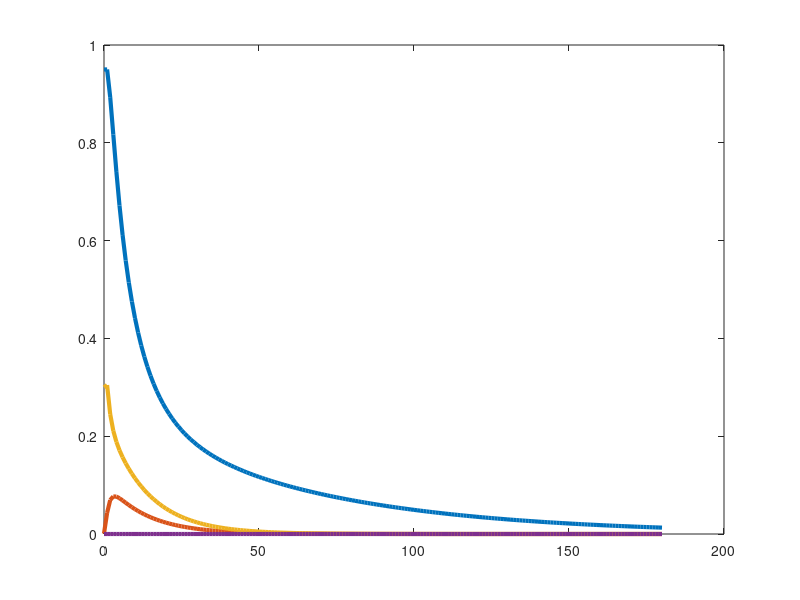

Source code (MATLAB): (Note: this script raises an error after producing the figure.)

clear; clc; close all;

% Parameters
T = 180;                   % Total simulation time (in minutes)
k0 = 0.0165;              % Insulin-independent fractional removal rate
a1 = 0.394;                   % a1 - a6 parameters
a2 = 0.142;                 
a3 = 0.251;
a4 = 0.394;
a5 = (3.15*10^-8)*(7*10^-6);
a6 = 2.8*10^3*(7*10^-6);

% Equilibrium point (upright)
x_bar1 = 0.95;
x_bar3 = 0.3;
x_bar2 = (a2*x_bar3)/a1;
x_bar4 = (a5*x_bar3)/a6;
x_bar = [x_bar1;
         x_bar2;
         x_bar3;
         x_bar4]; 
u_bar = [x_bar1*(k0+x_bar2);
         (a3 + a2*a3*a4 + a5)*(x_bar3)];
y_bar = x_bar1;  

% Initial states (t=0)
x = zeros(4, T+1);
x(:,1) = [0.95; ((0.0165 + (a2/a1)*(x(3)))/0.95)-0.0165; 0.3; 0];
u = zeros(2, T);
u(:,1) = [x(1,1)*(k0+x(2,1)); (a3 + a2*a3*a4 + a5)*(x(3,1))];
y = zeros(1, T+1);
y(:,1) = x(1);

% Simulation loop
for t = 1:T 
    x(1,t+1) = x(1,t) - (k0+x(2,t))*x(1,t) + u(1,t);           % Glucose Concentration
    x(2,t+1) = x(2,t) - a1*x(2,t) + a2*x(3,t);                  % k(t)
    x(3,t+1) = x(3,t) - a3*x(3,t) + a4*x(2,t) + a6*x(4,t) + u(2,t); % i(t)
    x(4,t+1) = x(4,t) - a6*x(4,t) + a5*x(3,t);                   % i3(t)
end

% Plotting
figure;

plot(0:T, x(1,:), '-', 'LineWidth', 3, 'DisplayName', '$x_1(t)$');
hold on;
plot(0:T, x(2,:), '-', 'LineWidth', 3, 'DisplayName', '$x_2(t)$');
plot(0:T, x(3,:), '-', 'LineWidth', 3, 'DisplayName', '$x_3(t)$');
plot(0:T, x(4,:), '-', 'LineWidth', 3, 'DisplayName', '$x_4(t)$');
yline(x_bar(1), '--', 'LineWidth', 2, 'HandleVisibility', 'off');
yline(x_bar(2), '--', 'LineWidth', 2, 'HandleVisibility', 'off');
yline(x_bar(3), '--', 'LineWidth', 2, 'HandleVisibility', 'off');
yline(x_bar(4), '--', 'LineWidth', 2, 'HandleVisibility', 'off');
xlabel('Time Step $t$', 'FontSize', 28, 'Interpreter', 'latex');
ylabel('State Components $x_i(t)$', 'FontSize', 28, 'Interpreter', 'latex');
title('Nonlinear System Simulation', 'FontSize', 32, 'Interpreter', 'latex');
legend('FontSize', 24, 'Interpreter', 'latex', 'Location', 'best');
grid on;
set(gca, 'FontSize', 24);
